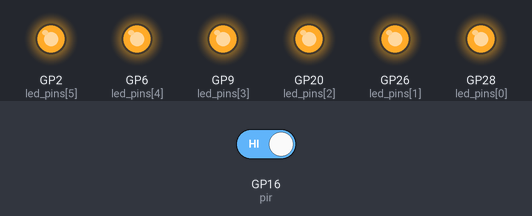
Bench run of a program on a simulated Raspberry Pi Pico running MicroPython. Parts: output pins drawn as LEDs (lit = HIGH). The inputs (shaded band) are chosen by the test bench; at power-on: GP16 (pir) HIGH.

Above: at 0.1 s.
Timing chart, 0 to 1.6 s (numbered marks = the images above):
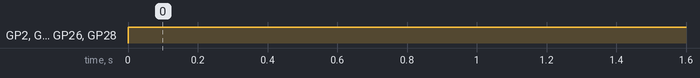

The program:

Motion.py
```python
from machine import Pin
import utime

# Initialise the PIR sensor pin
pir = Pin(16, Pin.IN, Pin.PULL_UP)

# Initialise the LED pins, this line initiates all usable pins on the breadboard using Pin.OUT
led_pins = [Pin(28, Pin.OUT), Pin(26, Pin.OUT), Pin(20, Pin.OUT), Pin(9, Pin.OUT), Pin(6, Pin.OUT), Pin(2, Pin.OUT)]

# Method to turn on all LEDs
def turn_on_leds():
    for led in led_pins: # FOR loop to loop through all pins
        led.high() # turns pins on

# Method to turn off all LEDs
def turn_off_leds():
    for led in led_pins:
        led.low()

# Initial state: turn off all LEDs
turn_off_leds()

while True:
    pir_value = pir.value() #initiates pir value
    if pir_value == 1: # if pir value is 1 (motion detected) run the loop
        turn_on_leds()
        utime.sleep(90)  # Keep LEDs on for 90 seconds
        turn_off_leds()
```

Measured:
- by itself, GP2 (led_pins[5]), GP6 (led_pins[4]), GP9 (led_pins[3]), GP20 (led_pins[2]), GP26 (led_pins[1]), GP28 (led_pins[0]): LOW → HIGH at 0.00 s
